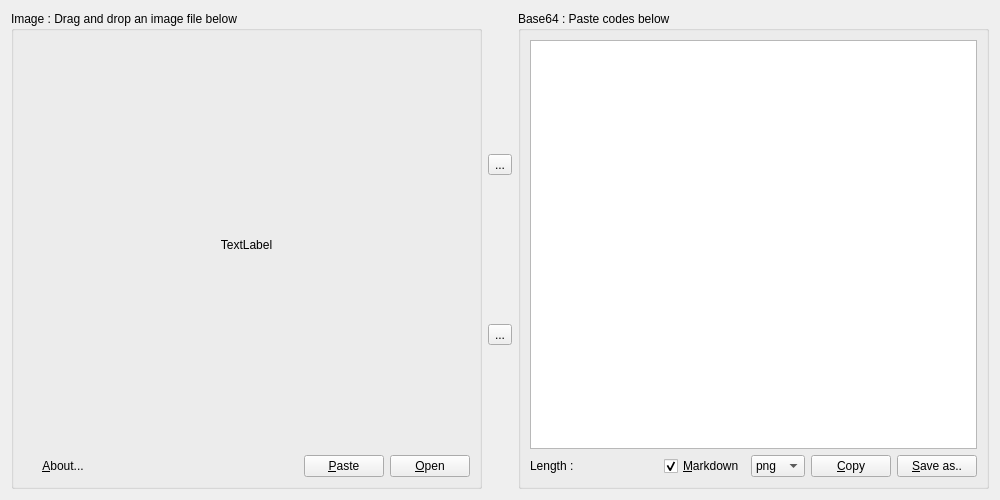
<?xml version="1.0" encoding="UTF-8"?>
<ui version="4.0">
 <class>Widget</class>
 <widget class="QWidget" name="Widget">
  <property name="geometry">
   <rect>
    <x>0</x>
    <y>0</y>
    <width>1000</width>
    <height>500</height>
   </rect>
  </property>
  <property name="windowTitle">
   <string>Image &lt;-&gt; Base64</string>
  </property>
  <property name="windowIcon">
   <iconset resource="appicon.qrc">
    <normaloff>:/img/ico/app.ico</normaloff>:/img/ico/app.ico</iconset>
  </property>
  <layout class="QHBoxLayout" name="horizontalLayout">
   <item>
    <widget class="QGroupBox" name="gb1">
     <property name="title">
      <string>Image : Drag and drop an image file below</string>
     </property>
     <layout class="QVBoxLayout" name="verticalLayout_2">
      <item>
       <widget class="PhotoLabel" name="viewLabel">
        <property name="sizePolicy">
         <sizepolicy hsizetype="Expanding" vsizetype="Expanding">
          <horstretch>0</horstretch>
          <verstretch>0</verstretch>
         </sizepolicy>
        </property>
        <property name="acceptDrops">
         <bool>true</bool>
        </property>
        <property name="text">
         <string>TextLabel</string>
        </property>
        <property name="alignment">
         <set>Qt::AlignCenter</set>
        </property>
       </widget>
      </item>
      <item>
       <layout class="QHBoxLayout" name="hbox1">
        <item>
         <widget class="QPushButton" name="aboutButton">
          <property name="toolTip">
           <string>Show about dialog</string>
          </property>
          <property name="text">
           <string>&amp;About...</string>
          </property>
          <property name="flat">
           <bool>true</bool>
          </property>
         </widget>
        </item>
        <item>
         <spacer name="hs1">
          <property name="orientation">
           <enum>Qt::Horizontal</enum>
          </property>
          <property name="sizeHint" stdset="0">
           <size>
            <width>40</width>
            <height>20</height>
           </size>
          </property>
         </spacer>
        </item>
        <item>
         <widget class="QPushButton" name="pasteButton">
          <property name="toolTip">
           <string>Paste image from clipboard</string>
          </property>
          <property name="text">
           <string>&amp;Paste</string>
          </property>
         </widget>
        </item>
        <item>
         <widget class="QPushButton" name="openButton">
          <property name="toolTip">
           <string>Open and load image file</string>
          </property>
          <property name="text">
           <string>&amp;Open</string>
          </property>
         </widget>
        </item>
       </layout>
      </item>
     </layout>
    </widget>
   </item>
   <item>
    <layout class="QVBoxLayout" name="vbox">
     <item>
      <widget class="QToolButton" name="codeButton">
       <property name="toolTip">
        <string>Refresh codes from image</string>
       </property>
       <property name="text">
        <string>...</string>
       </property>
       <property name="icon">
        <iconset resource="appicon.qrc">
         <normaloff>:/img/ico/update_codes.ico</normaloff>:/img/ico/update_codes.ico</iconset>
       </property>
       <property name="iconSize">
        <size>
         <width>32</width>
         <height>32</height>
        </size>
       </property>
      </widget>
     </item>
     <item>
      <widget class="QToolButton" name="imageButton">
       <property name="toolTip">
        <string>Refresh image from codes</string>
       </property>
       <property name="text">
        <string>...</string>
       </property>
       <property name="icon">
        <iconset resource="appicon.qrc">
         <normaloff>:/img/ico/update_image.ico</normaloff>:/img/ico/update_image.ico</iconset>
       </property>
       <property name="iconSize">
        <size>
         <width>32</width>
         <height>32</height>
        </size>
       </property>
      </widget>
     </item>
    </layout>
   </item>
   <item>
    <widget class="QGroupBox" name="gb2">
     <property name="title">
      <string>Base64 : Paste codes below</string>
     </property>
     <layout class="QVBoxLayout" name="verticalLayout_3">
      <item>
       <widget class="QTextEdit" name="textEdit"/>
      </item>
      <item>
       <layout class="QHBoxLayout" name="hbox2">
        <item>
         <widget class="QLabel" name="lengthLabel">
          <property name="text">
           <string>Length : </string>
          </property>
         </widget>
        </item>
        <item>
         <spacer name="hs2">
          <property name="orientation">
           <enum>Qt::Horizontal</enum>
          </property>
          <property name="sizeHint" stdset="0">
           <size>
            <width>40</width>
            <height>20</height>
           </size>
          </property>
         </spacer>
        </item>
        <item>
         <widget class="QCheckBox" name="checkBox">
          <property name="toolTip">
           <string>Add Markdown head</string>
          </property>
          <property name="text">
           <string>&amp;Markdown</string>
          </property>
          <property name="checked">
           <bool>true</bool>
          </property>
         </widget>
        </item>
        <item>
         <widget class="QComboBox" name="comboBox">
          <property name="toolTip">
           <string>Choose image fotmat</string>
          </property>
          <item>
           <property name="text">
            <string>png</string>
           </property>
          </item>
          <item>
           <property name="text">
            <string>jpg</string>
           </property>
          </item>
          <item>
           <property name="text">
            <string>ico</string>
           </property>
          </item>
          <item>
           <property name="text">
            <string>bmp</string>
           </property>
          </item>
         </widget>
        </item>
        <item>
         <widget class="QPushButton" name="copyButton">
          <property name="toolTip">
           <string>Copy upper codes to clipboard</string>
          </property>
          <property name="text">
           <string>&amp;Copy</string>
          </property>
         </widget>
        </item>
        <item>
         <widget class="QPushButton" name="saveButton">
          <property name="toolTip">
           <string>Save image or codes to local file</string>
          </property>
          <property name="text">
           <string>&amp;Save as..</string>
          </property>
         </widget>
        </item>
       </layout>
      </item>
     </layout>
    </widget>
   </item>
  </layout>
 </widget>
 <customwidgets>
  <customwidget>
   <class>PhotoLabel</class>
   <extends>QLabel</extends>
   <header>photolabel</header>
  </customwidget>
 </customwidgets>
 <resources>
  <include location="appicon.qrc"/>
 </resources>
 <connections/>
</ui>
